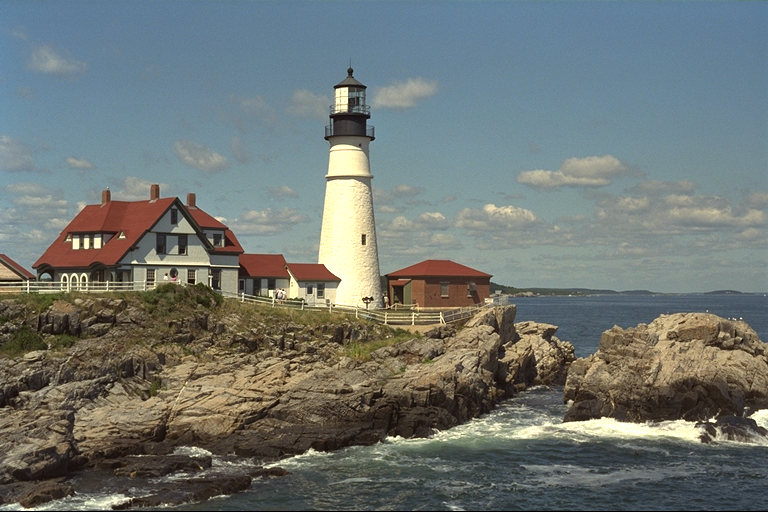
#> input picture homework/kodim21.png, 768 x 512 px
$ jupyter execute homework.ipynb
#> lines starting #> are read from the running program, lines starting #| are printed output that depends on the picture
# HOMEWORK 1

After the installation of Anaconda, jupyter notebook and the required virtual environment, you will have to test that everything has been set up correctly. For that purpose, you will have to execute the following code and run it without errors.

The code loads an image and creates a picture collage consisting of 4 pictures. Each of the four pictures is a version of the original image with the colour channels swapped.

You will have to also finish some part of the code :-)

[cell 1]
import cv2 as cv2
import numpy as np
import matplotlib.image as mpimg
from matplotlib import pyplot as plt


plt.rcParams['figure.figsize'] = [15, 10]

[cell 2]
# Load an image (you can freely choose any image you like)
img = mpimg.imread('kodim21.png')
#> img is the input picture: shape (512, 768, 3) float32; mean R, G, B 0.438, 0.463, 0.45

# Convert it to RGB
rows, cols, channels = img.shape
#> rows = 512; cols = 768; channels = 3
img_rgb = np.zeros_like(img)

for r in range(rows):
    for c in range(cols):
        pixel = img[r, c, :]
        img_rgb[r, c, 0] = pixel[2]
        img_rgb[r, c, 1] = pixel[1]
        img_rgb[r, c, 2] = pixel[0]

# Plot it
plt.imshow(img)

Let's make a collage.

[cell 3]
# Split the image into the three colour channels
red, green, blue = cv2.split(img)
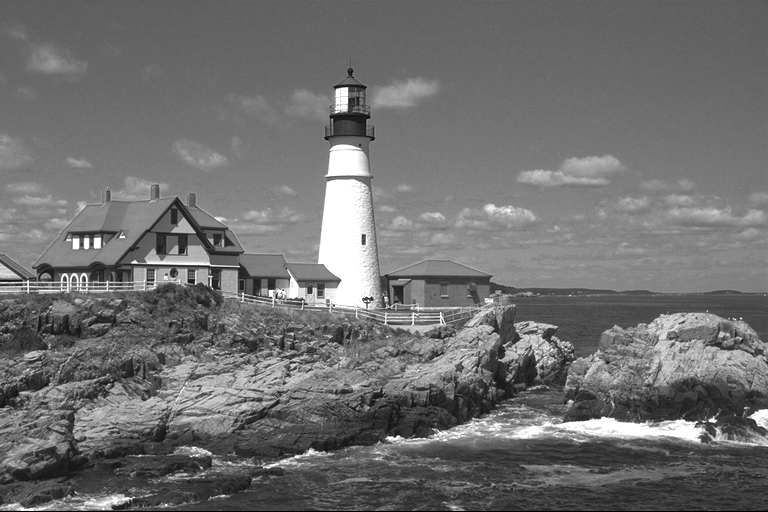
#> red: shape (512, 768) float32; min 0, max 1, mean 0.438
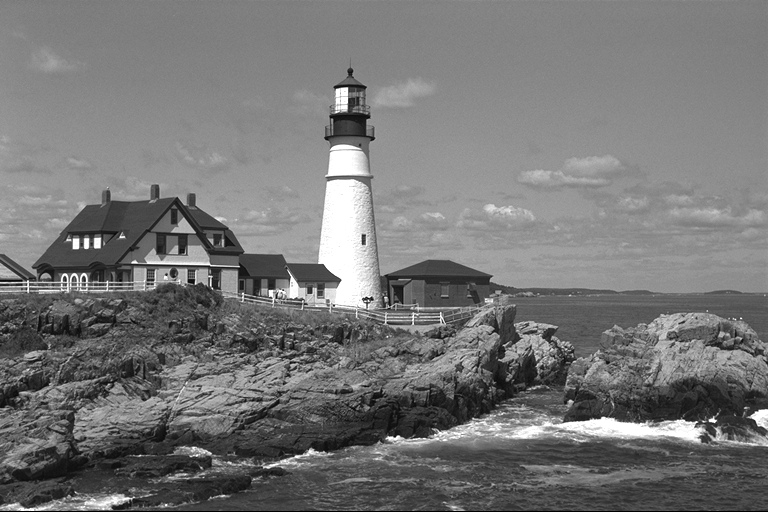
#> green: shape (512, 768) float32; min 0, max 1, mean 0.463
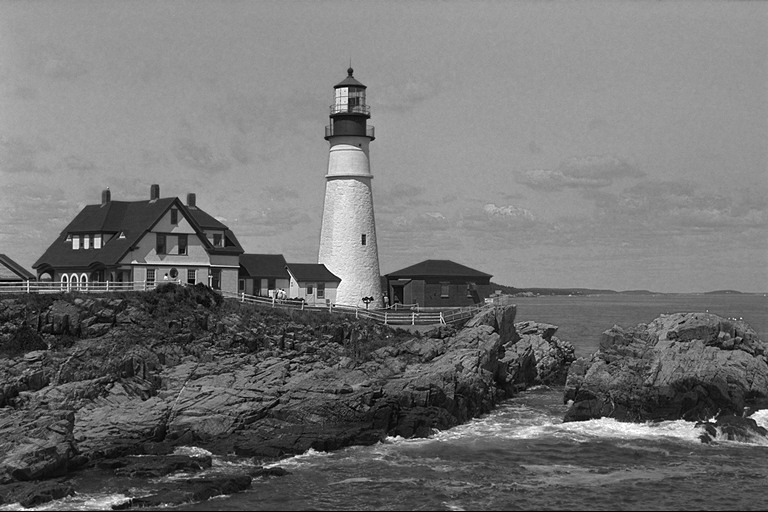
#> blue: shape (512, 768) float32; min 0, max 1, mean 0.449

# Compose the image in the RGB colour space
img1 = cv2.merge([red, green, blue])

# Compose the image in the RBG colour space
img2 =  cv2.merge([red, blue, green])
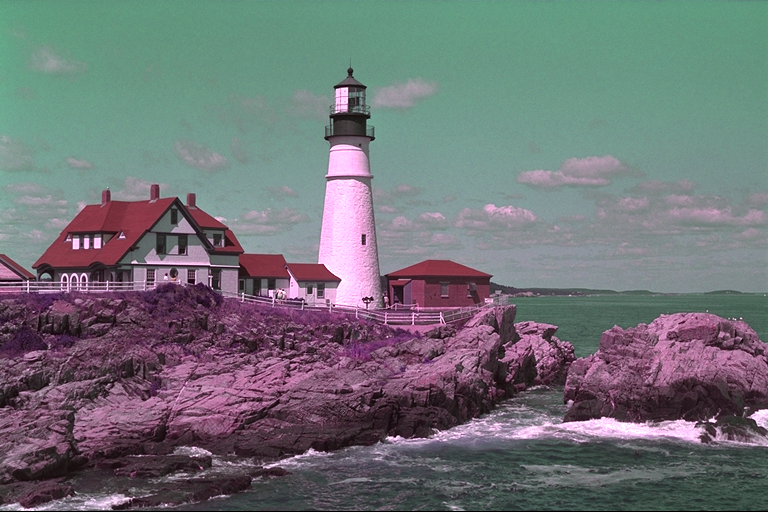
#> img2: shape (512, 768, 3) float32; mean of channels 0, 1, 2 0.438, 0.45, 0.463; drawn as R, G, B

# Compose the image in the GRB colour space
img3 =  cv2.merge([green, red, blue])
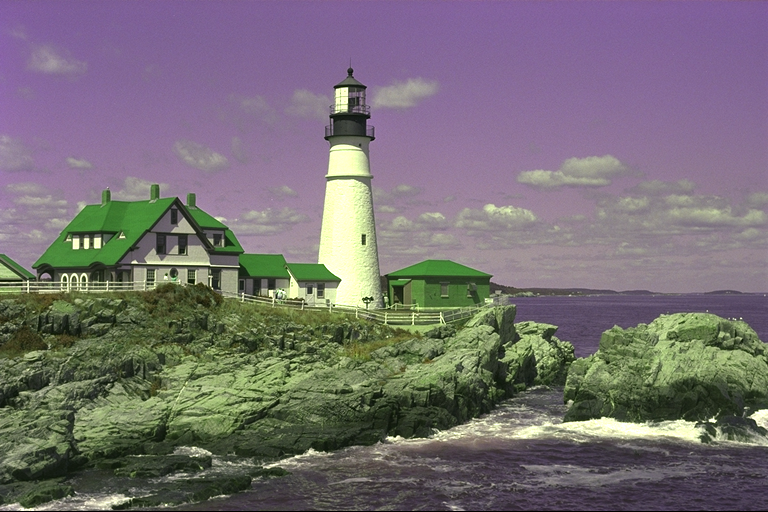
#> img3: shape (512, 768, 3) float32; mean of channels 0, 1, 2 0.463, 0.438, 0.45; drawn as R, G, B

# Compose the image in the BGR colour space
img4 = cv2.merge([blue, green, red])

# Create the collage
out1 = np.hstack([img1, img2])
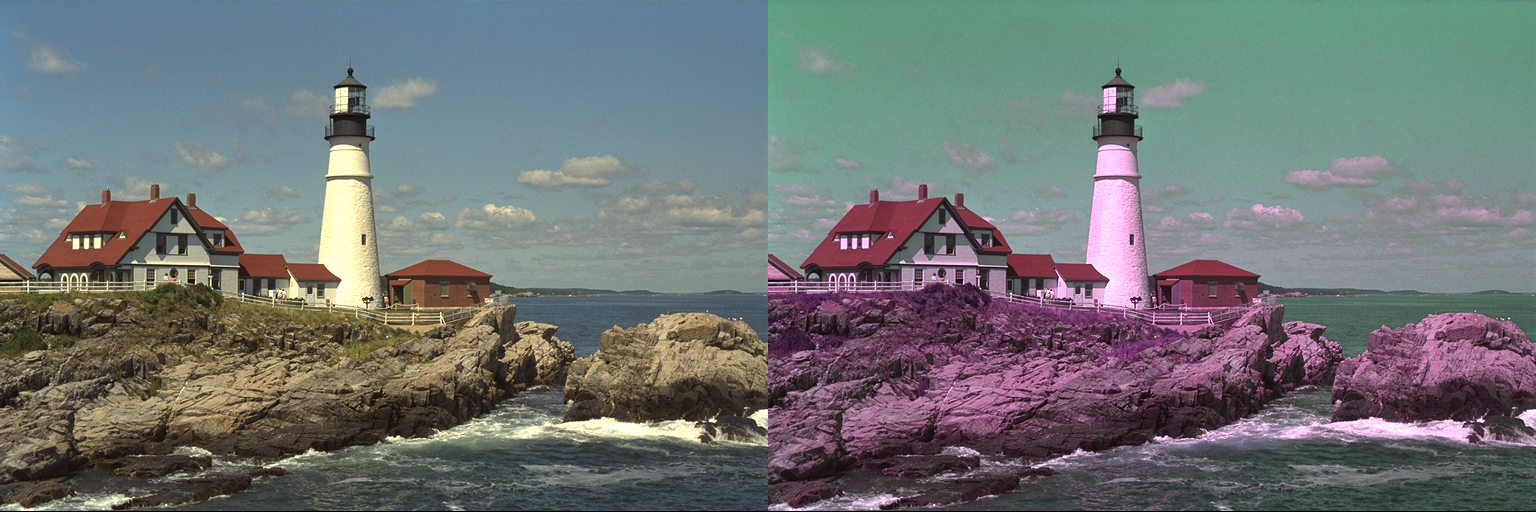
#> out1: shape (512, 1536, 3) float32; mean R, G, B 0.438, 0.456, 0.456
out2 = np.hstack([img3, img4])
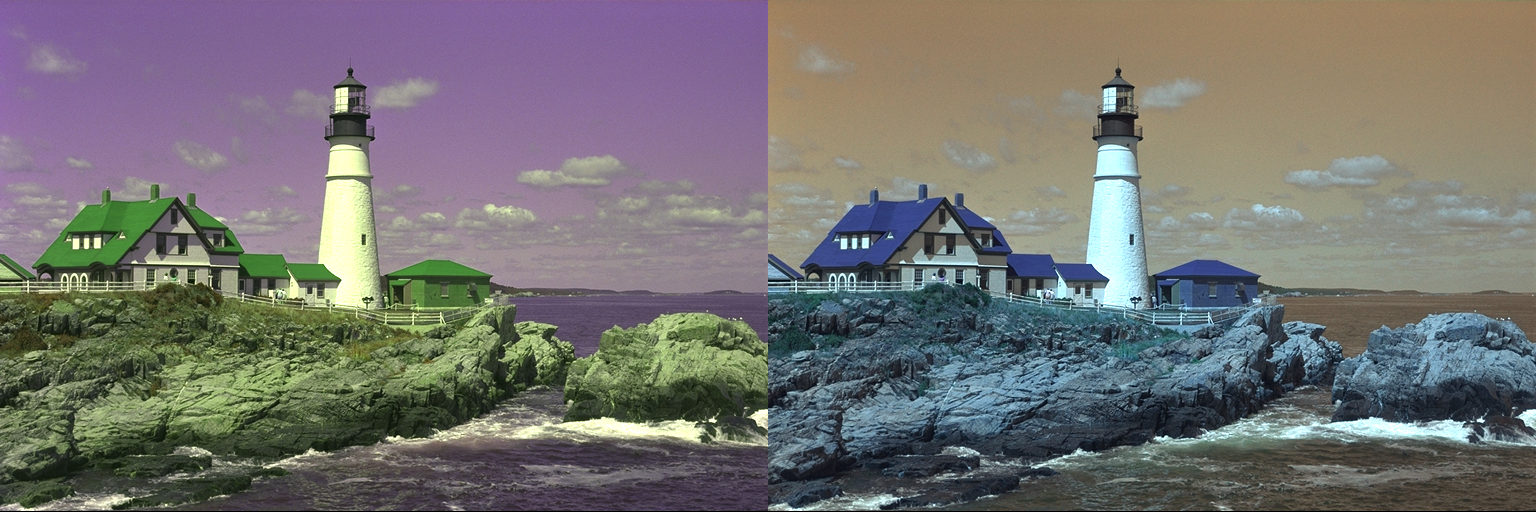
#> out2: shape (512, 1536, 3) float32; mean of channels 0, 1, 2 0.456, 0.45, 0.444; drawn as R, G, B
out = np.vstack([out1, out2])
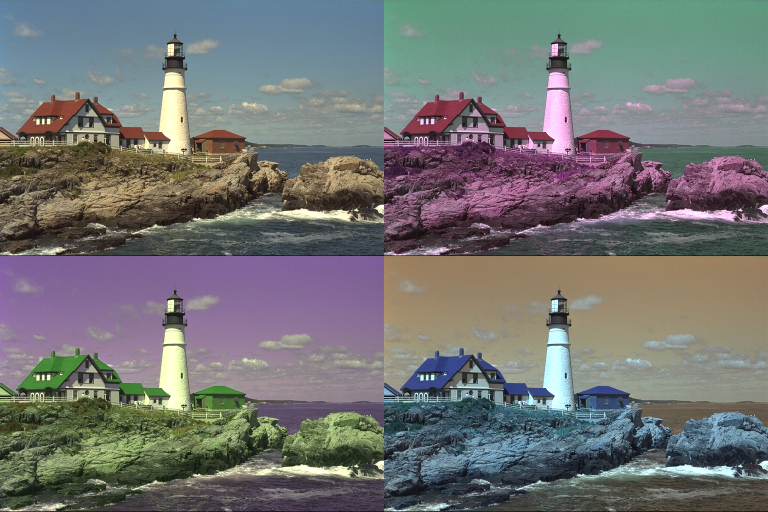
#> out: shape (1024, 1536, 3) float32 (shown at 1/2 size); mean R, G, B 0.447, 0.453, 0.45

# Plot the collage
plt.imshow(out)
plt.axis(False)
